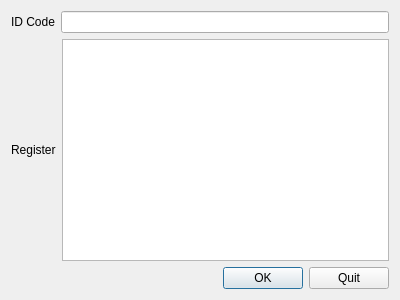
<?xml version="1.0" encoding="UTF-8"?>
<ui version="4.0">
 <class>RegisterClass</class>
 <widget class="QDialog" name="RegisterClass">
  <property name="windowModality">
   <enum>Qt::ApplicationModal</enum>
  </property>
  <property name="geometry">
   <rect>
    <x>0</x>
    <y>0</y>
    <width>400</width>
    <height>300</height>
   </rect>
  </property>
  <property name="windowTitle">
   <string>C168II Register</string>
  </property>
  <layout class="QVBoxLayout" name="verticalLayout">
   <item>
    <layout class="QHBoxLayout" name="horizontalLayout">
     <item>
      <widget class="QLabel" name="label">
       <property name="text">
        <string>ID Code</string>
       </property>
       <property name="buddy">
        <cstring>idCode</cstring>
       </property>
      </widget>
     </item>
     <item>
      <widget class="QLineEdit" name="idCode">
       <property name="readOnly">
        <bool>true</bool>
       </property>
      </widget>
     </item>
    </layout>
   </item>
   <item>
    <layout class="QHBoxLayout" name="horizontalLayout_2">
     <item>
      <widget class="QLabel" name="label_2">
       <property name="text">
        <string>Register</string>
       </property>
       <property name="buddy">
        <cstring>regText</cstring>
       </property>
      </widget>
     </item>
     <item>
      <widget class="QTextEdit" name="regText"/>
     </item>
    </layout>
   </item>
   <item>
    <layout class="QHBoxLayout" name="horizontalLayout_3">
     <item>
      <spacer name="horizontalSpacer">
       <property name="orientation">
        <enum>Qt::Horizontal</enum>
       </property>
       <property name="sizeHint" stdset="0">
        <size>
         <width>48</width>
         <height>20</height>
        </size>
       </property>
      </spacer>
     </item>
     <item>
      <widget class="QPushButton" name="okButton">
       <property name="text">
        <string>OK</string>
       </property>
      </widget>
     </item>
     <item>
      <widget class="QPushButton" name="quitButton">
       <property name="text">
        <string>Quit</string>
       </property>
      </widget>
     </item>
    </layout>
   </item>
  </layout>
 </widget>
 <resources/>
 <connections>
  <connection>
   <sender>okButton</sender>
   <signal>clicked()</signal>
   <receiver>RegisterClass</receiver>
   <slot>accept()</slot>
   <hints>
    <hint type="sourcelabel">
     <x>271</x>
     <y>278</y>
    </hint>
    <hint type="destinationlabel">
     <x>199</x>
     <y>149</y>
    </hint>
   </hints>
  </connection>
  <connection>
   <sender>quitButton</sender>
   <signal>clicked()</signal>
   <receiver>RegisterClass</receiver>
   <slot>reject()</slot>
   <hints>
    <hint type="sourcelabel">
     <x>352</x>
     <y>278</y>
    </hint>
    <hint type="destinationlabel">
     <x>199</x>
     <y>149</y>
    </hint>
   </hints>
  </connection>
 </connections>
</ui>
